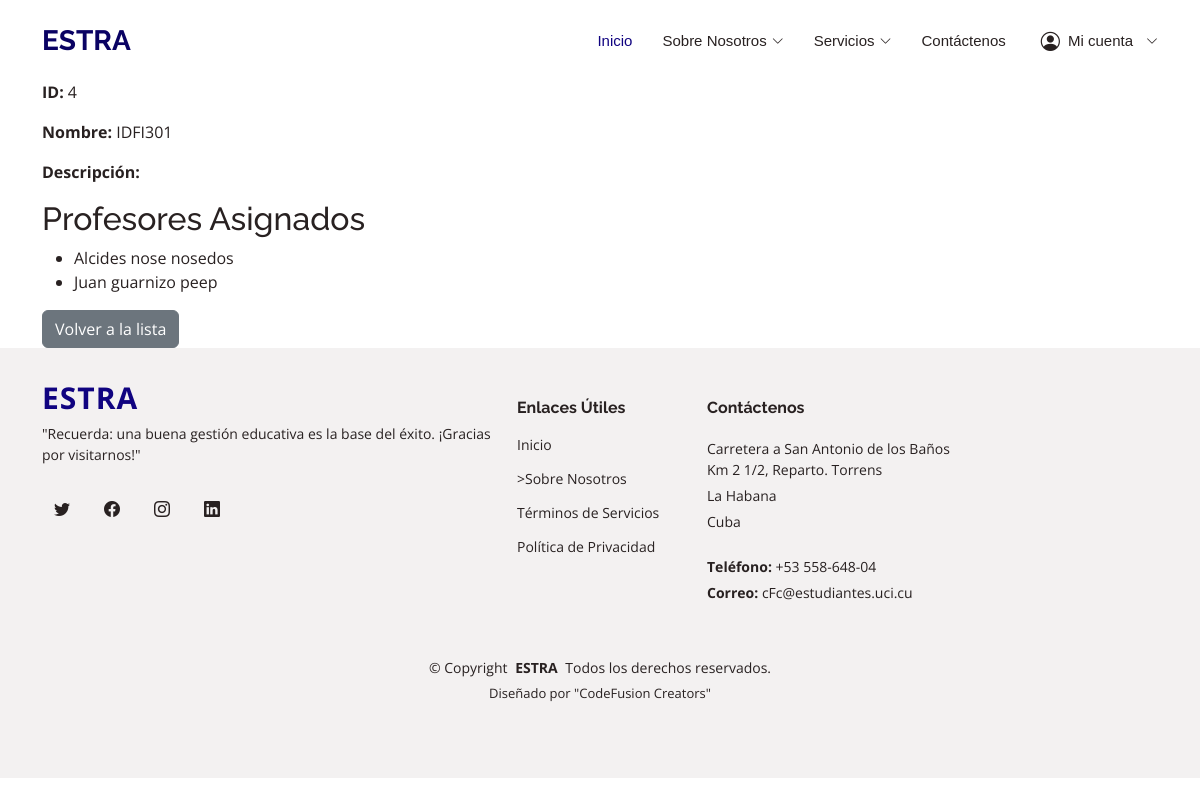
The page /brigadas/4/ on the database its author committed.
### data_models/models.py (models this page shows, shortened)
class Brigada(models.Model):
    nombre = models.CharField(max_length=50, unique=True)
    direccion = models.CharField(max_length=100)
    curso = models.CharField(max_length=20)
    anio_escolar = models.CharField(max_length=10)
    caracterizacion = models.TextField()
    guia = models.OneToOneField(
        'Profesor',
        on_delete=models.SET_NULL,
        null=True,
        blank=True,
        related_name='brigada_asignada'
    )
    profesores = models.ManyToManyField(
        'Profesor',
        related_name='brigadas',
        blank=True
    )

class Profesor(models.Model):
    nombre = models.CharField(max_length=50)
    primer_apellido = models.CharField(max_length=50)
    segundo_apellido = models.CharField(max_length=50, blank=True, null=True)
    sexo = models.CharField(
        max_length=20,
        choices=[
            ('masculino', 'Masculino'),
            ('femenino', 'Femenino'),
            ('otro', 'Otro')
        ]
    )
    categoria_docente = models.CharField(
        max_length=20,
        choices=[
            ('instructor', 'Instructor'),
            ('asistente', 'Asistente'),
            ('auxiliar', 'Auxiliar'),
            ('titular', 'Titular')
        ]
    )
    asignatura = models.CharField(max_length=50)
    solapin = models.CharField(max_length=10, unique=True)
    telefono = models.CharField(max_length=15)
    correo = models.EmailField(max_length=50)
    descripcion = models.TextField()

### data_models/vistas/vistasBrigada/views.py (the view)
# urls.py: path('brigadas/<int:brigada_id>/', visualizarBrigada, name='visualizar_brigada'),
def visualizarBrigada(request, brigada_id):
    brigada = Brigada.objects.get(id=brigada_id)
    return render(request, 'brigada_detail.html', {'brigada': brigada})

### templates/brigada_detail.html
{% extends 'base.html' %}
{% block content %}
<div class="container mt-4">
    <h1>Detalle de Brigada</h1>
    <p><strong>ID:</strong> {{ brigada.id }}</p>
    <p><strong>Nombre:</strong> {{ brigada.nombre }}</p>
    <p><strong>Descripción:</strong> {{ brigada.descripcion }}</p>
    <h2>Profesores Asignados</h2>
    <ul>
        {% for profesor in brigada.profesores.all %}
        <li>{{ profesor.nombre }} {{ profesor.primer_apellido }} {{ profesor.segundo_apellido }}</li>
        {% empty %}
        <li>No hay profesores asignados a esta brigada.</li>
        {% endfor %}
    </ul>
    <a href="{% url 'listar_brigadas' %}" class="btn btn-secondary">Volver a la lista</a>
</div>
{% endblock %}

### static/assets/css/style.css (style rules this page uses)
body { font-family: "Open Sans", sans-serif; color: #282121; }
a { color: #100380; text-decoration: none; }
h1, h2, h3, h4, h5, h6 { font-family: "Raleway", sans-serif; }

### rows shown on the page
Brigada: id "4", nombre "IDFI301"
Profesor: nombre "Alcides", primer_apellido "nose", segundo_apellido "nosedos"
Profesor: nombre "Juan", primer_apellido "guarnizo", segundo_apellido "peep"
